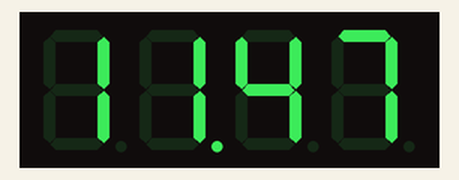
Recording of a sketch running on a simulated Arduino Uno, built with avr-gcc and run on an emulated ATmega328P. Parts: 4-digit seven-segment display. The local clock reads 2024-03-15 10:24:30 at power-on unless the sketch sets it.

Above: at 0.1 s.
At 4.3 s:
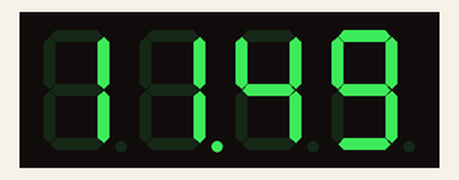
At 7.3 s:
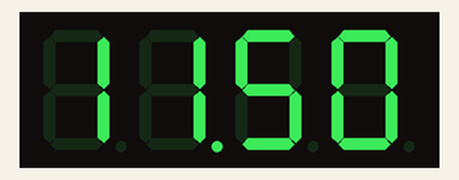
At 10.1 s:
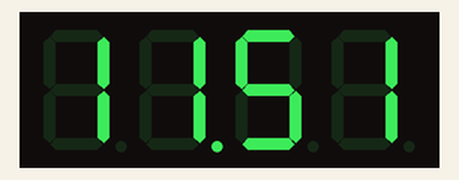
At 19.2 s:
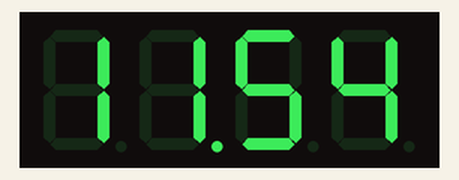
At 36.2 s:
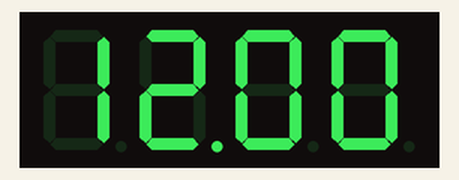

The sketch:

ETClock.ino
```cpp
#include <Wire.h>
#include <Time.h>
#include <DS1307RTC.h>
#include <SevSeg.h>
#include <FlexiTimer2.h>

SevSeg sevseg; //Instantiate a seven segment object

// #define USE_SERIAL

void setup() {

#ifdef USE_SERIAL
  Serial.begin(9600);
  while (!Serial) ; // wait for serial
  delay(200);
  Serial.println("DS1307RTC Read Test");
  Serial.println("-------------------");
#endif

  byte numDigits = 4;
  byte digitPins[] = {10, 14, 15, 16};
  byte segmentPins[] = {0, 1, 4, 5, 6, 7, 8, 9};
  sevseg.begin(COMMON_ANODE, numDigits, digitPins, segmentPins);
  sevseg.setNumber(10,0);
  sevseg.setBrightness(20);
  FlexiTimer2::set(10, flash);
  FlexiTimer2::start();
}

// RealTime -> EorzeaTime
int eorzea_time_convert() {

    unsigned long earth_time = now(); // JPの9時間;

    uint64_t eorzea_time = ((uint64_t)earth_time * 205714285) / 600000000; // 最後に小数点以下を落としてるせいで精度が落ちる

    //int et_hour = (unsigned long)((float)earth_time / ((float)3600.0 / ((float)1440.0 / (float)70.0))) % 24;
    int et_hour = (unsigned long)((((uint64_t)earth_time * 205714285) / 36000000000) % 24);

    // int et_minute = (unsigned long)((float)earth_time / ((float)60.0 / ((float)1440.0 / (float)70.0))) % 60;
    int et_minute = (unsigned long)(eorzea_time % 60);

    return et_hour * 100 + et_minute;
}

int real_time() {
  return hour() * 100 + minute();
}

void loop() {
  tmElements_t tm;
  int eorzea_time;

  if (RTC.read(tm)) {
    setTime(makeTime(tm));
    eorzea_time = eorzea_time_convert();

#ifdef USE_SERIAL
    Serial.print("Ok, Time = ");
    Serial.print(tm.Hour);
    Serial.write(':');
    Serial.print(tm.Minute);
    Serial.write(':');
    Serial.print(tm.Second);
    Serial.print(", Date = ");
    Serial.print(tmYearToCalendar(tm.Year));
    Serial.write('-');
    Serial.print(tm.Month);
    Serial.write('-');
    Serial.print(tm.Day);
    Serial.print(" / ");
    Serial.print(eorzea_time);
    Serial.println();
#endif

    sevseg.setNumber(eorzea_time, 2);
    //sevseg.setNumber(real_time(), 2);
    delay(300);
  } else {
    if (RTC.chipPresent()) {
      Serial.println("The DS1307 is stopped.  Please run the SetTime");
      Serial.println("example to initialize the time and begin running.");
      Serial.println();
    } else {
      Serial.println("DS1307 read error!  Please check the circuitry.");
      Serial.println();
    }
    delay(10000);
  }
}

void flash() {
  sevseg.refreshDisplay();
}
```

Measured:
- what the display in image 0 shows lasts 1.2 s, from 0.0 s to 1.2 s
- what the display in image 1 shows lasts 3.0 s, from 4.3 s to 7.3 s
- what the display in image 2 shows lasts 2.7 s, from 7.3 s to 10.0 s
